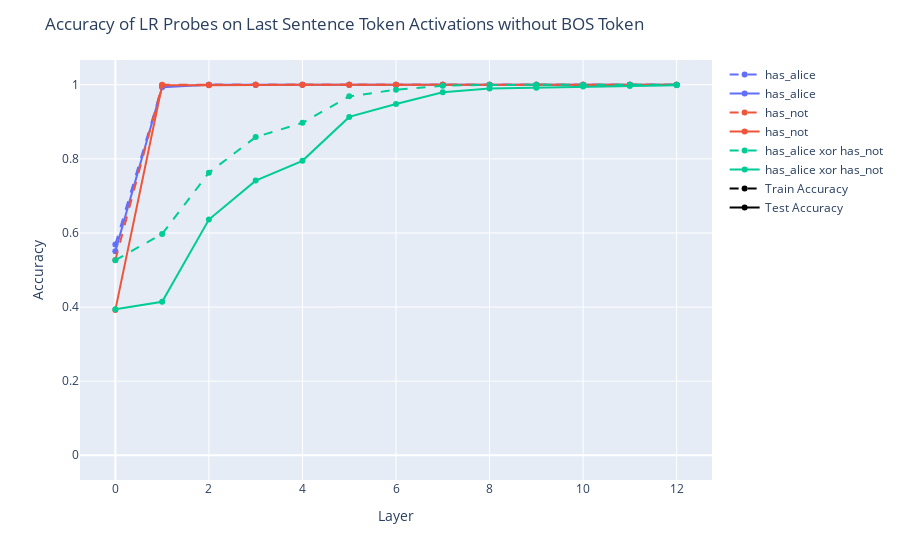

Notebook code for this chart:
### Markdown cell above
## Activation on token before period with no BOS

### Code cell
get_results(period=False, using_bos=False)

### Figure 1 — Plotly figure (JSON) as saved in the notebook; plotly's stock layout.template omitted (floating-point values rounded to 4 significant figures)
{"data": [{"hovertemplate": "<extra></extra>", "legendgroup": "", "marker": {"color": "#636efa", "symbol": "circle"}, "mode": "markers", "name": "", "orientation": "v", "showlegend": false, "type": "scatter", "xaxis": "x", "yaxis": "y"}, {"line": {"color": "#636EFA", "dash": "dash"}, "name": "has_alice", "type": "scatter", "x": [0, 1, 2, 3, 4, 5, 6, 7, 8, 9, 10, 11, 12], "y": [0.5692, 0.9954, 1, 1, 1, 1, 1, 1, 1, 1, 1, 1, 1]}, {"line": {"color": "#636EFA"}, "name": "has_alice", "type": "scatter", "x": [0, 1, 2, 3, 4, 5, 6, 7, 8, 9, 10, 11, 12], "y": [0.5509, 0.9933, 1, 1, 1, 1, 1, 1, 1, 1, 1, 1, 1]}, {"line": {"color": "#EF553B", "dash": "dash"}, "name": "has_not", "type": "scatter", "x": [0, 1, 2, 3, 4, 5, 6, 7, 8, 9, 10, 11, 12], "y": [0.527, 1, 1, 1, 1, 1, 1, 1, 1, 1, 1, 1, 1]}, {"line": {"color": "#EF553B"}, "name": "has_not", "type": "scatter", "x": [0, 1, 2, 3, 4, 5, 6, 7, 8, 9, 10, 11, 12], "y": [0.3923, 0.9983, 0.9983, 1, 1, 1, 1, 1, 1, 1, 1, 1, 1]}, {"line": {"color": "#00CC96", "dash": "dash"}, "name": "has_alice xor has_not", "type": "scatter", "x": [0, 1, 2, 3, 4, 5, 6, 7, 8, 9, 10, 11, 12], "y": [0.5265, 0.5972, 0.7626, 0.8588, 0.8972, 0.9687, 0.9866, 0.9975, 0.9996, 1, 0.9996, 1, 1]}, {"line": {"color": "#00CC96"}, "name": "has_alice xor has_not", "type": "scatter", "x": [0, 1, 2, 3, 4, 5, 6, 7, 8, 9, 10, 11, 12], "y": [0.394, 0.414, 0.6361, 0.7412, 0.7947, 0.9132, 0.9482, 0.98, 0.99, 0.9917, 0.995, 0.9967, 0.9983]}, {"line": {"color": "black", "dash": "dash"}, "name": "Train Accuracy", "showlegend": true, "type": "scatter", "x": [null]}, {"line": {"color": "black"}, "name": "Test Accuracy", "showlegend": true, "type": "scatter", "y": [null]}], "layout": {"legend": {"tracegroupgap": 0}, "margin": {"t": 60}, "title": {"text": "Accuracy of LR Probes on Last Sentence Token Activations without BOS Token"}, "xaxis": {"anchor": "y", "domain": [0, 1], "title": {"text": "Layer"}}, "yaxis": {"anchor": "x", "domain": [0, 1], "title": {"text": "Accuracy"}}}}
